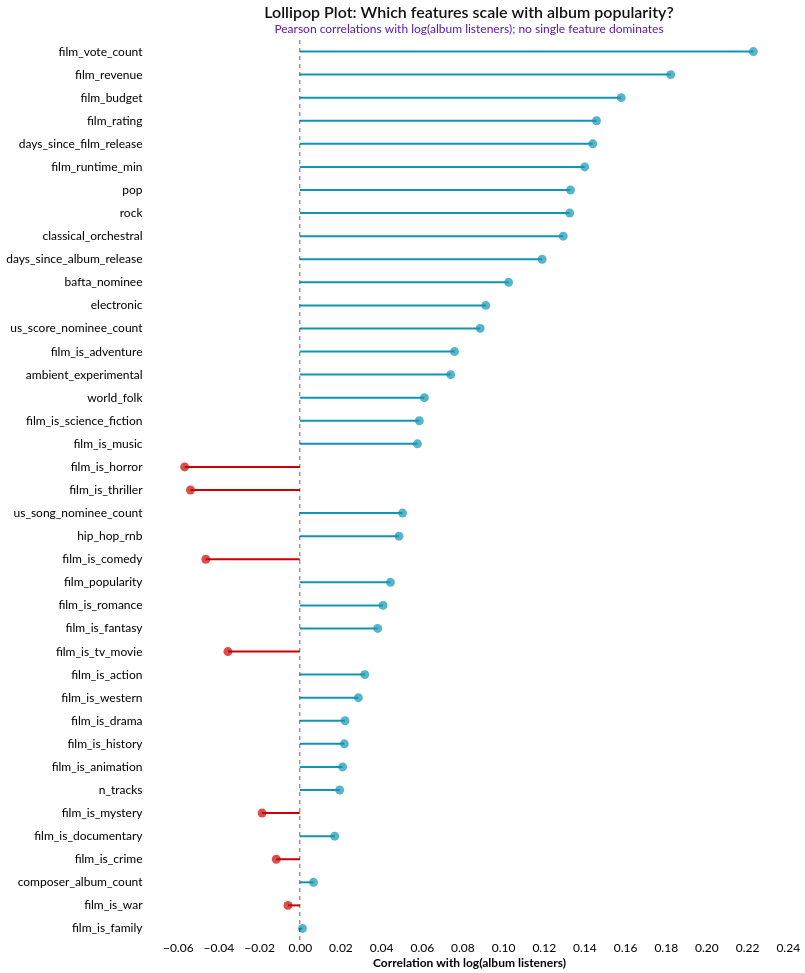

Here is the notebook cell this chart was saved with:
### Markdown cell above
To get an initial read on which variables move with soundtrack popularity, this lollipop chart ranks features by their Pearson correlation with log\(album listeners\)\. Each row shows one feature’s correlation value: the dot marks the magnitude and direction, while the “stick” connects it back to zero to make weak vs\. strong relationships easy to compare at a glance\. A dashed vertical line at 0 highlights features with essentially no linear association; points to the right indicate positive relationships and points to the left indicate negative ones \(with color reinforcing the direction\)\. This is an exploratory, pairwise view—useful for spotting broad patterns and potential predictors—but it does not control for overlap between features the way the regression model does\.

### Code cell
# Convert series to a dataframe
corr_df_plot = (
    corr_sorted
    .rename("corr")
    .reset_index()
    .rename(columns={"index": "feature"})
)

corr_df_plot["abs_corr"] = corr_df_plot["corr"].abs()
corr_df_plot["zero"] = 0

x_domain = [
    float(corr_df_plot["corr"].min()) - 0.02,
    float(corr_df_plot["corr"].max()) + 0.02
]

x_axis = alt.X(
    "corr:Q",
    title="Correlation with log(album listeners)",
    scale=alt.Scale(domain=x_domain)
)

y_axis = alt.Y(
    "feature:N",
    sort=alt.SortField("abs_corr", order="descending"),
    title=None
)

# Draw a lollipop chart of correlations
sticks = alt.Chart(corr_df_plot).mark_rule(strokeWidth=2).encode(
    y=y_axis,
    x=alt.X("zero:Q", scale=alt.Scale(domain=x_domain), title="Correlation with log(album listeners)"),
    x2="corr:Q",
    color=alt.condition(
        "datum.corr >= 0",
        alt.value("#1195B2"),
        alt.value("#CC0000")
    )
)

dots = alt.Chart(corr_df_plot).mark_circle(size=80).encode(
    y=y_axis,
    x=x_axis,
    color=alt.condition(
        "datum.corr >= 0",
        alt.value("#1195B2"),
        alt.value("#CC0000")
    ),
    tooltip=[
        alt.Tooltip("feature:N", title="Feature"),
        alt.Tooltip("corr:Q", title="Correlation", format=".3f")
    ]
)

zero_line = alt.Chart(pd.DataFrame({"x": [0]})).mark_rule(
    strokeDash=[4, 4], opacity=0.6
).encode(
    x=alt.X("x:Q", scale=alt.Scale(domain=x_domain))
)

chart = (sticks + dots + zero_line).properties(
    width=650,
    height=900,
    title={
        "text": "Lollipop Plot: Which features scale with album popularity?",
        "subtitle": "Pearson correlations with log(album listeners); no single feature dominates"
    }
)
chart

### Figure 1 — Vega-Lite specification as saved in the notebook (floating-point values rounded to 4 significant figures)
{"config": {"background": "white", "view": {"fill": "white", "stroke": "transparent"}, "font": "Lato", "title": {"font": "Lato", "fontSize": 16, "fontWeight": 600, "color": "#111111", "subtitleColor": "#5E17A6", "anchor": "middle"}, "axis": {"labelFont": "Lato", "titleFont": "Lato", "labelFontSize": 12, "titleFontSize": 12, "grid": false, "ticks": false, "domain": false, "gridColor": "#e9e9e9", "tickColor": "#cccccc", "domainColor": "#cccccc"}, "legend": {"labelFont": "Lato", "titleFont": "Lato", "labelFontSize": 12, "titleFontSize": 12}, "point": {"filled": true, "size": 60}, "line": {"strokeWidth": 2}, "range": {"category": ["#7922CC", "#1195B2", "#CC0000", "#CE7E00", "#5E17A6", "#0E7C93", "#9E0000", "#A86600", "#3F1D5C", "#1F6F5B", "#8C4A00"]}}, "layer": [{"mark": {"type": "rule", "strokeWidth": 2}, "encoding": {"color": {"condition": {"test": "datum.corr >= 0", "value": "#1195B2"}, "value": "#CC0000"}, "x": {"field": "zero", "scale": {"domain": [-0.07662, 0.2431]}, "title": "Correlation with log(album listeners)", "type": "quantitative"}, "x2": {"field": "corr"}, "y": {"field": "feature", "sort": {"field": "abs_corr", "order": "descending"}, "title": null, "type": "nominal"}}}, {"mark": {"type": "circle", "size": 80}, "encoding": {"color": {"condition": {"test": "datum.corr >= 0", "value": "#1195B2"}, "value": "#CC0000"}, "tooltip": [{"field": "feature", "title": "Feature", "type": "nominal"}, {"field": "corr", "format": ".3f", "title": "Correlation", "type": "quantitative"}], "x": {"field": "corr", "scale": {"domain": [-0.07662, 0.2431]}, "title": "Correlation with log(album listeners)", "type": "quantitative"}, "y": {"field": "feature", "sort": {"field": "abs_corr", "order": "descending"}, "title": null, "type": "nominal"}}}, {"data": {"name": "data-d285a7403ed98ae579761d64a864032b"}, "mark": {"type": "rule", "opacity": 0.6, "strokeDash": [4, 4]}, "encoding": {"x": {"field": "x", "scale": {"domain": [-0.07662, 0.2431]}, "type": "quantitative"}}}], "data": {"name": "data-b08f4422710bcae6b15736e6b348bb15"}, "height": 900, "title": {"text": "Lollipop Plot: Which features scale with album popularity?", "subtitle": "Pearson correlations with log(album listeners); no single feature dominates"}, "width": 650, "$schema": "https://vega.github.io/schema/vega-lite/v5.20.1.json", "datasets": {"data-b08f4422710bcae6b15736e6b348bb15": [{"feature": "film_vote_count", "corr": 0.2231, "abs_corr": 0.2231, "zero": 0}, {"feature": "film_revenue", "corr": 0.1824, "abs_corr": 0.1824, "zero": 0}, {"feature": "film_budget", "corr": 0.1581, "abs_corr": 0.1581, "zero": 0}, {"feature": "film_rating", "corr": 0.1459, "abs_corr": 0.1459, "zero": 0}, {"feature": "days_since_film_release", "corr": 0.1441, "abs_corr": 0.1441, "zero": 0}, {"feature": "film_runtime_min", "corr": 0.1401, "abs_corr": 0.1401, "zero": 0}, {"feature": "pop", "corr": 0.1332, "abs_corr": 0.1332, "zero": 0}, {"feature": "rock", "corr": 0.1327, "abs_corr": 0.1327, "zero": 0}, {"feature": "classical_orchestral", "corr": 0.1296, "abs_corr": 0.1296, "zero": 0}, {"feature": "days_since_album_release", "corr": 0.1192, "abs_corr": 0.1192, "zero": 0}, {"feature": "bafta_nominee", "corr": 0.1027, "abs_corr": 0.1027, "zero": 0}, {"feature": "electronic", "corr": 0.09148, "abs_corr": 0.09148, "zero": 0}, {"feature": "us_score_nominee_count", "corr": 0.08872, "abs_corr": 0.08872, "zero": 0}, {"feature": "film_is_adventure", "corr": 0.07612, "abs_corr": 0.07612, "zero": 0}, {"feature": "ambient_experimental", "corr": 0.07421, "abs_corr": 0.07421, "zero": 0}, {"feature": "world_folk", "corr": 0.06129, "abs_corr": 0.06129, "zero": 0}, {"feature": "film_is_science_fiction", "corr": 0.05879, "abs_corr": 0.05879, "zero": 0}, {"feature": "film_is_music", "corr": 0.05786, "abs_corr": 0.05786, "zero": 0}, {"feature": "film_is_horror", "corr": -0.05662, "abs_corr": 0.05662, "zero": 0}, {"feature": "film_is_thriller", "corr": -0.05376, "abs_corr": 0.05376, "zero": 0}, {"feature": "us_song_nominee_count", "corr": 0.05052, "abs_corr": 0.05052, "zero": 0}, {"feature": "hip_hop_rnb", "corr": 0.04881, "abs_corr": 0.04881, "zero": 0}, {"feature": "film_is_comedy", "corr": -0.04622, "abs_corr": 0.04622, "zero": 0}, {"feature": "film_popularity", "corr": 0.0446, "abs_corr": 0.0446, "zero": 0}, {"feature": "film_is_romance", "corr": 0.04092, "abs_corr": 0.04092, "zero": 0}, {"feature": "film_is_fantasy", "corr": 0.03832, "abs_corr": 0.03832, "zero": 0}, {"feature": "film_is_tv_movie", "corr": -0.03533, "abs_corr": 0.03533, "zero": 0}, {"feature": "film_is_action", "corr": 0.03196, "abs_corr": 0.03196, "zero": 0}, {"feature": "film_is_western", "corr": 0.02882, "abs_corr": 0.02882, "zero": 0}, {"feature": "film_is_drama", "corr": 0.02223, "abs_corr": 0.02223, "zero": 0}, {"feature": "film_is_history", "corr": 0.02191, "abs_corr": 0.02191, "zero": 0}, {"feature": "film_is_animation", "corr": 0.02106, "abs_corr": 0.02106, "zero": 0}, {"feature": "n_tracks", "corr": 0.0196, "abs_corr": 0.0196, "zero": 0}, {"feature": "film_is_mystery", "corr": -0.01854, "abs_corr": 0.01854, "zero": 0}, {"feature": "film_is_documentary", "corr": 0.01717, "abs_corr": 0.01717, "zero": 0}, {"feature": "film_is_crime", "corr": -0.01156, "abs_corr": 0.01156, "zero": 0}, {"feature": "composer_album_count", "corr": 0.006733, "abs_corr": 0.006733, "zero": 0}, {"feature": "film_is_war", "corr": -0.005797, "abs_corr": 0.005797, "zero": 0}, {"feature": "film_is_family", "corr": 0.001308, "abs_corr": 0.001308, "zero": 0}], "data-d285a7403ed98ae579761d64a864032b": [{"x": 0}]}}
